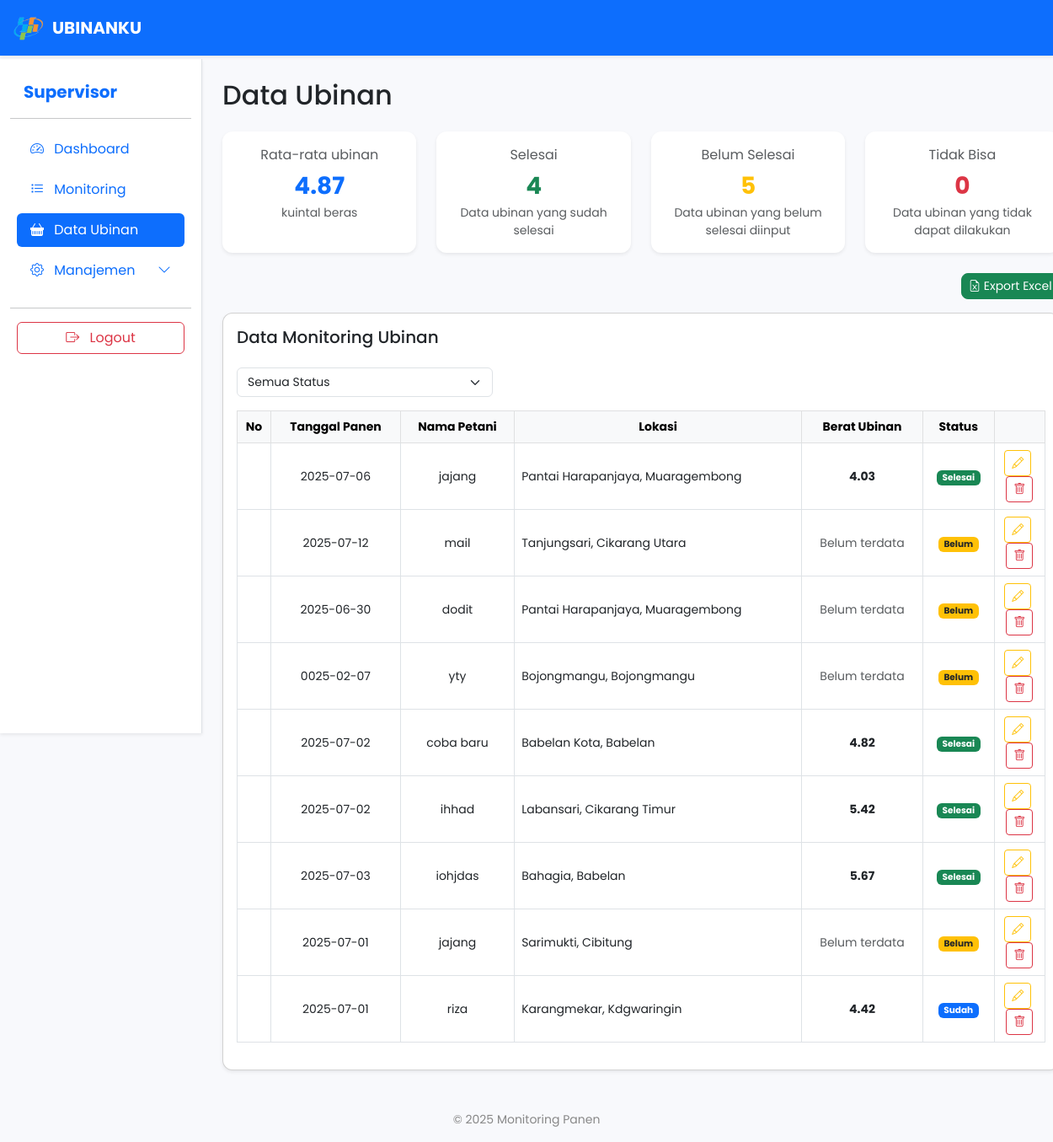
/service/super-admin/monitoring_panen.php (signed in), run on an earlier commit of the app's database.
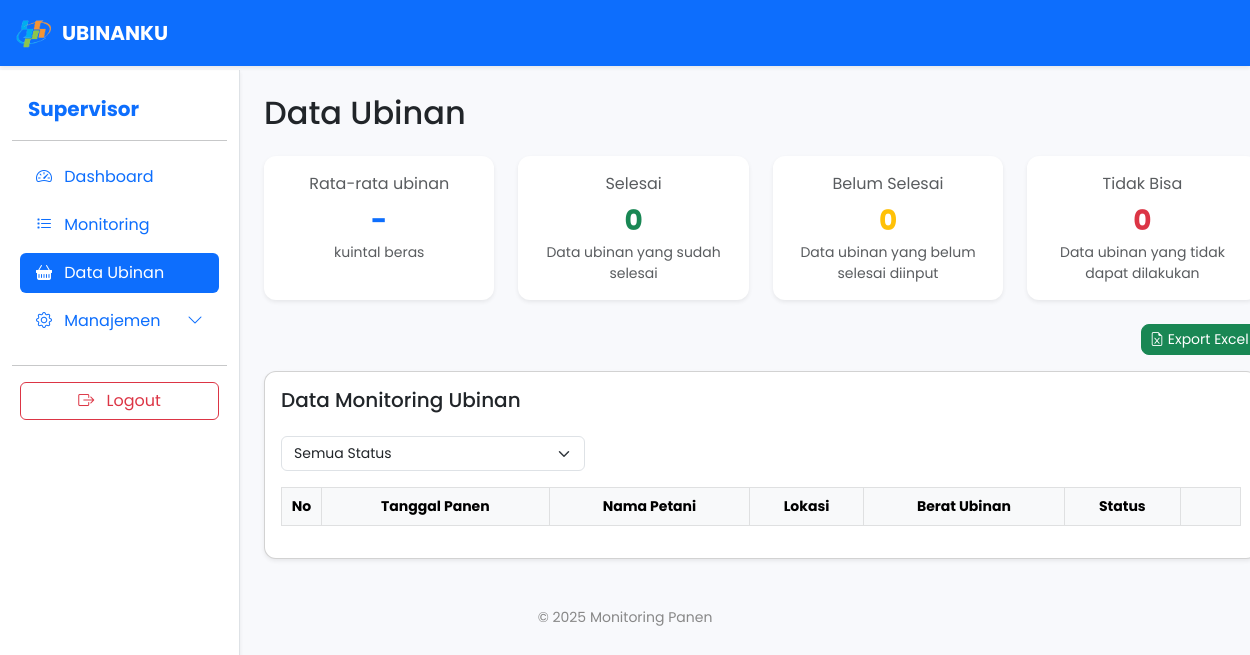
And on a later commit of the database.
### tables this page shows
CREATE TABLE `monitoring_data_panen` (
  `id` int(11) NOT NULL,
  `nama_petani` varchar(100) NOT NULL,
  `desa` varchar(100) NOT NULL,
  `kecamatan` varchar(100) NOT NULL,
  `tanggal_panen` date NOT NULL,
  `subround` int(11) NOT NULL,
  `foto_serah_terima` varchar(255) NOT NULL,
  `foto_bukti_plot_ubinan` varchar(255) NOT NULL,
  `foto_berat_timbangan` varchar(255) NOT NULL,
  `berat_plot` decimal(10,2) DEFAULT NULL,
  `gkp` decimal(10,2) DEFAULT NULL,
  `gkg` decimal(10,2) DEFAULT NULL,
  `ku` decimal(10,2) DEFAULT NULL,
  `status` enum('selesai','belum selesai','tidak bisa','sudah') DEFAULT NULL,
  `user_id` int(11) NOT NULL,
  `nomor_segmen` varchar(9) NOT NULL,
  `nomor_sub_segmen` varchar(2) NOT NULL,
  `note` varchar(500) NOT NULL,
  `created_at` timestamp NOT NULL DEFAULT current_timestamp(),
  `updated_at` timestamp NULL DEFAULT NULL
);

### service/super-admin/monitoring_panen.php (the view, shortened to what this page needs)
<?php
include '../../config/koneksi.php';
$data = mysqli_query($conn, "SELECT * FROM monitoring_data_panen ORDER BY created_at DESC");
$q_avg = mysqli_query($conn, "SELECT AVG(berat_plot) AS avg_berat_plot FROM monitoring_data_panen WHERE berat_plot IS NOT NULL AND berat_plot != ''");
$avg = mysqli_fetch_assoc($q_avg);
$avg_berat_plot = $avg['avg_berat_plot'] !== null ? number_format($avg['avg_berat_plot'], 2) : '-';
$q_status = mysqli_query($conn, "
    SELECT status, COUNT(*) as jumlah
    FROM monitoring_data_panen
    WHERE status IN ('selesai', 'belum selesai', 'tidak bisa', 'sudah')
    GROUP BY status
");
$status_count = [
    'selesai' => 0,
    'belum selesai' => 0,
    'tidak bisa' => 0,
    'sudah' => 0
];
while ($row = mysqli_fetch_assoc($q_status)) {
    $status_count[strtolower($row['status'])] = $row['jumlah'];
}
?>
<!DOCTYPE html>
<html lang="id">
<head>
    <link href="https://cdn.jsdelivr.net/npm/bootstrap@5.3.0/dist/css/bootstrap.min.css" rel="stylesheet">
    <link href="https://cdn.datatables.net/1.13.6/css/dataTables.bootstrap5.min.css" rel="stylesheet">
    <link href="https://cdn.jsdelivr.net/npm/bootstrap-icons@1.10.5/font/bootstrap-icons.css" rel="stylesheet">
</head>
<body>
<nav class="navbar navbar-expand-lg navbar-dark bg-primary shadow-sm fixed-top" style="z-index:1040;">
    <div class="container-fluid">
        <a class="navbar-brand d-flex align-items-center" href="monitoring_panen.php">
            <img src="../../assets/logo.png" alt="Logo BPS" height="40" class="me-2">
            UBINANKU
        </a>
    </div>
</nav>
<div class="container-fluid" style="padding-top:70px;">
    <div class="row">
        <nav class="col-lg-2 d-none d-lg-block bg-white border-end shadow-sm sidebar py-4 position-fixed" style="height:100vh; z-index:1030;">
            <div class="position-sticky">
                <a href="#" class="d-flex align-items-center mb-3 text-primary text-decoration-none px-3">
                    <span class="fs-5 fw-bold">Supervisor</span>
                </a>
                <hr>
                <ul class="nav nav-pills flex-column mb-auto px-2">
                    <li class="nav-item mb-2">
                        <a href="super_admin.php" class="nav-link text-primary">
                            <i class="bi bi-speedometer2 me-2"></i> Dashboard
                        </a>
                    </li>
                    <li class="nav-item mb-2">
                        <a href="monitoring.php" class="nav-link">
                            <i class="bi bi-list-task me-2"></i> Monitoring
                        </a>
                    </li>
                    <li class="nav-item mb-2">
                        <a href="monitoring_panen.php" class="nav-link active">
                            <i class="bi bi-basket-fill me-2"></i> Data Ubinan
                        </a>
                    </li>
                    <li class="nav-item mb-2">
                        <a class="nav-link text-primary d-flex justify-content-between align-items-center" data-bs-toggle="collapse" href="#manajemenMenu" role="button" aria-expanded="false" aria-controls="manajemenMenu">
                        <span><i class="bi bi-gear me-2"></i> Manajemen</span>
                        <i class="bi bi-chevron-down"></i>
                        </a>
                    </li>
                </ul>
                <hr>
                <div class="px-2">
                    <a href="../../auth/logout.php" class="btn btn-outline-danger w-100">
                        <i class="bi bi-box-arrow-right me-2"></i> Logout
                    </a>
                </div>
            </div>
        </nav>
        <main id="mainContent" class="col-12 col-lg-10 px-2 px-md-4 pt-3 pt-md-4" style="margin-left:240px;">
            <div class="d-flex justify-content-between align-items-center mb-3 mb-md-4">
                <h2 class="mb-0">Data Ubinan</h2>
            </div>
            <div class="row g-2 g-md-3 g-lg-4 mb-3 mb-md-4">
                <div class="col-12 col-sm-6 col-lg-3">
                    <div class="card shadow-sm border-0 text-center h-100">
                        <div class="card-body p-2 p-md-3">
                            <div class="text-muted mb-1" style="font-size: clamp(0.8rem, 1.5vw, 1rem);">Rata-rata ubinan</div>
                            <div class="fw-bold text-primary" style="font-size: clamp(1.2rem, 3vw, 1.75rem);"><?= $avg_berat_plot; ?></div>
                            <div class="small text-muted" style="font-size: clamp(0.7rem, 1.2vw, 0.875rem);">kuintal beras</div>
                        </div>
                    </div>
                </div>
                <div class="col-12 col-sm-6 col-lg-3">
                    <div class="card shadow-sm border-0 text-center h-100">
                        <div class="card-body p-2 p-md-3">
                            <div class="text-muted mb-1" style="font-size: clamp(0.8rem, 1.5vw, 1rem);">Selesai</div>
                            <div class="fw-bold text-success" style="font-size: clamp(1.2rem, 3vw, 1.75rem);"><?= $status_count['selesai']; ?></div>
                            <div class="small text-muted" style="font-size: clamp(0.7rem, 1.2vw, 0.875rem);">Data ubinan yang sudah selesai</div>
                        </div>
                    </div>
                </div>
                <div class="col-12 col-sm-6 col-lg-3">
                    <div class="card shadow-sm border-0 text-center h-100">
                        <div class="card-body p-2 p-md-3">
                            <div class="text-muted mb-1" style="font-size: clamp(0.8rem, 1.5vw, 1rem);">Belum Selesai</div>
                            <div class="fw-bold text-warning" style="font-size: clamp(1.2rem, 3vw, 1.75rem);"><?= $status_count['belum selesai'] + $status_count['sudah']; ?></div>
                            <div class="small text-muted" style="font-size: clamp(0.7rem, 1.2vw, 0.875rem);">Data ubinan yang belum selesai diinput</div>
                        </div>
                    </div>
                </div>
                <div class="col-12 col-sm-6 col-lg-3">
                    <div class="card shadow-sm border-0 text-center h-100">
                        <div class="card-body p-2 p-md-3">
                            <div class="text-muted mb-1" style="font-size: clamp(0.8rem, 1.5vw, 1rem);">Tidak Bisa</div>
                            <div class="fw-bold text-danger" style="font-size: clamp(1.2rem, 3vw, 1.75rem);"><?= $status_count['tidak bisa']; ?></div>
                            <div class="small text-muted" style="font-size: clamp(0.7rem, 1.2vw, 0.875rem);">Data ubinan yang tidak dapat dilakukan</div>
                        </div>
                    </div>
                </div>
            </div>
            <div class="d-flex justify-content-end align-items-center mt-3 mt-md-4 mb-3">
                <a href="export_excel.php" class="btn btn-success btn-sm btn-custom" style="font-size: clamp(0.7rem, 1.5vw, 0.875rem);">
                    <i class="bi bi-file-earmark-excel"></i> Export Excel
                </a>
            </div>
            <div class="card shadow-sm">
                <div class="card-body p-2 p-md-3">
                    <h5 class="card-title mb-3 mb-md-4" style="font-size: clamp(1rem, 2.5vw, 1.25rem);">Data Monitoring Ubinan</h5>
                    <div class="row mb-3">
                        <div class="col-12 col-md-4 mb-2 mb-md-0">
                            <select id="statusFilter" class="form-select" style="font-size: clamp(0.8rem, 1.5vw, 0.875rem);">
                                <option value="">Semua Status</option>
                            </select>
                        </div>
                    </div>
                    <div class="table-responsive">
                        <table id="tabelPanen" class="table table-bordered align-middle table-hover" style="font-size: clamp(0.75rem, 1.5vw, 0.875rem);">
                            <thead class="table-light text-center">
                                <tr>
                                    <th class="text-center align-middle" style="width:40px;">No</th>
                                    <th class="text-center align-middle">Tanggal Panen</th>
                                    <th class="text-center align-middle">Nama Petani</th>
                                    <th class="text-center align-middle d-none d-md-table-cell">Lokasi</th>
                                    <th class="text-center align-middle">Berat Ubinan</th>
                                    <th class="text-center align-middle">Status</th>
                                    <th class="text-center align-middle" style="width:60px;"></th>
                                </tr>
                            </thead>
                            <tbody>
                                <?php if (mysqli_num_rows($data) > 0): ?>
                                    <?php while($row = mysqli_fetch_assoc($data)): ?>
                                        <tr class="table-row-link"
                                            data-href="detail_panen.php?id=<?= $row['id']; ?>"
                                            data-status="<?= strtolower($row['status'] ?? ''); ?>">
                                            <td class="text-center"></td>
                                            <td class="text-center"><?= htmlspecialchars($row['tanggal_panen']); ?></td>
                                            <td class="text-center"><?= htmlspecialchars($row['nama_petani']); ?></td>
                                            <td class="d-none d-md-table-cell"><?= htmlspecialchars($row['desa'] . ', ' . $row['kecamatan']); ?></td>
                                            <td class="text-center">
                                                <?php
                                                if (!empty($row['berat_plot']) && $row['berat_plot'] != 0) {
                                                    echo '<span class="fw-bold">' . htmlspecialchars($row['berat_plot']) . '</span>';
                                                } else {
                                                    echo '<span class="text-muted">Belum terdata</span>';
                                                }
                                                ?>
                                            </td>
                                            <td class="text-center">
                                                <?php
                                                $status = isset($row['status']) ? strtolower($row['status']) : '';
                                                if ($status === 'selesai') {
                                                    echo '<span class="badge bg-success">Selesai</span>';
                                                } elseif ($status === 'belum selesai') {
                                                    echo '<span class="badge bg-warning text-dark">Belum </span>';
                                                } elseif ($status === 'tidak bisa') {
                                                    echo '<span class="badge bg-danger">Tidak Bisa</span>';
                                                } elseif ($status === 'sudah') {
                                                    echo '<span class="badge bg-primary">Sudah</span>';
                                                } else {
                                                    echo '<span class="badge bg-secondary">-</span>';
                                                }
                                                ?>
                                            </td>
                                            <td class="text-center">
                                                <a href="edit_panen.php?id=<?= $row['id']; ?>" class="btn btn-sm btn-outline-warning me-1" title="Edit Data">
                                                    <i class="bi bi-pencil"></i>
                                                </a>
                                                <a href="#"
                                                    class="btn btn-sm btn-outline-danger deleteButton"
                                                    data-id="<?= $row['id']; ?>"
                                                    title="Hapus Data">
                                                    <i class="bi bi-trash"></i>
                                                </a>
                                            </td>
                                        </tr>
                                    <?php endwhile; ?>
                                <?php endif; ?>
                            </tbody>
                        </table>
                    </div>
                </div>
            </div>
        </main>
    </div>
</div>
<footer class="text-center mt-5 mb-3">
    &copy; <?= date('Y'); ?> Monitoring Panen
</footer>
</body>
</html>

### service/super-admin/monitoring_panen.php (style rules this page uses)
body { background-color: #f8f9fc; font-family: 'Poppins', sans-serif; overflow-x: hidden; }
.navbar-brand { font-weight: bold; font-size: 20px; }
.card { border-radius: 12px; }
.btn-custom { border-radius: 8px; transition: all 0.3s ease; }
.sidebar { width: 240px; }
@media (min-width: 992px) { #mainContent { margin-left: 240px !important; } }
@media (min-width: 992px) { .sidebar { width: 240px; } }
footer { margin-top: 60px; font-size: 14px; color: #888; }
.table-row-link { cursor: pointer; }

What changed in the data, as far as the page shows it:
removed monitoring_data_panen: tanggal_panen "2025-07-06", nama_petani "jajang", desa+kecamatan "Pantai Harapanjaya, Muaragembong", berat_plot "4.03", status "Selesai"
removed monitoring_data_panen: tanggal_panen "2025-07-12", nama_petani "mail", desa+kecamatan "Tanjungsari, Cikarang Utara", shows "Belum terdata", status "Belum"
removed monitoring_data_panen: tanggal_panen "2025-06-30", nama_petani "dodit", desa+kecamatan "Pantai Harapanjaya, Muaragembong", shows "Belum terdata", status "Belum"
removed monitoring_data_panen: tanggal_panen "0025-02-07", nama_petani "yty", desa+kecamatan "Bojongmangu, Bojongmangu", shows "Belum terdata", status "Belum"
removed monitoring_data_panen: tanggal_panen "2025-07-02", nama_petani "coba baru", desa+kecamatan "Babelan Kota, Babelan", berat_plot "4.82", status "Selesai"
removed monitoring_data_panen: tanggal_panen "2025-07-02", nama_petani "ihhad", desa+kecamatan "Labansari, Cikarang Timur", berat_plot "5.42", status "Selesai"
removed monitoring_data_panen: tanggal_panen "2025-07-03", nama_petani "iohjdas", desa+kecamatan "Bahagia, Babelan", berat_plot "5.67", status "Selesai"
removed monitoring_data_panen: tanggal_panen "2025-07-01", nama_petani "jajang", desa+kecamatan "Sarimukti, Cibitung", shows "Belum terdata", status "Belum"
removed monitoring_data_panen: tanggal_panen "2025-07-01", nama_petani "riza", desa+kecamatan "Karangmekar, Kdgwaringin", berat_plot "4.42", status "Sudah"
Also different on the page:
$avg_berat_plot: "4.87" → "-"
$status_count['selesai']: "4" → "0"
$status_count['belum selesai'] + $status_count['sudah']: "5" → "0"
